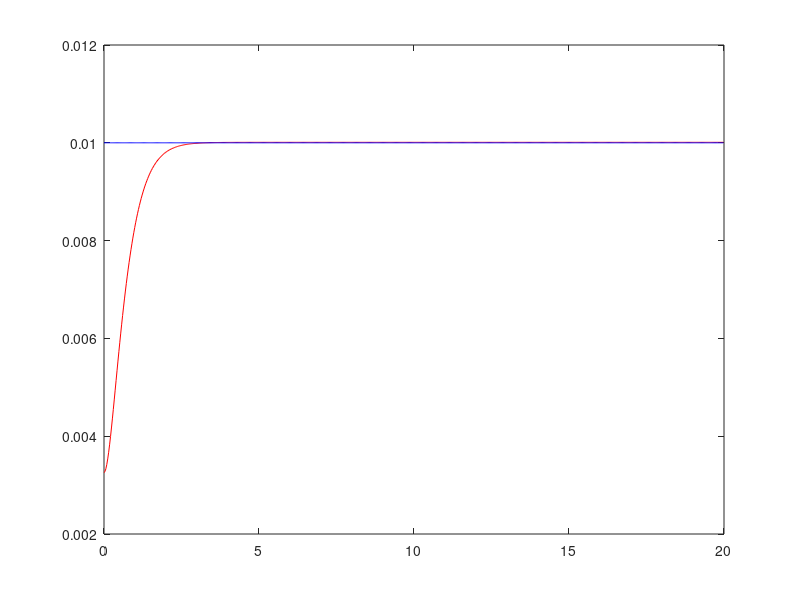

Write MATLAB code to recreate this figure.
m  = 62.589; %System mass
g = 9.81; %Gravity constant
%l = (92+330+299.897+123.005+191.7)/1000; %Pendulum longitude
l = 0.8927;
k = 200; %Stiffness
T = 0.03; %Sample Time

a = (k - m*g*l) / (m*l^2);
b = k / (m*l^2);

%% Space state matrices
A = [0 1; -a 0]; 
B = [0; 1];
C = [-(k/(m*g))*b 0];
D = k/(m*g);
sys = ss(A,B,C,D);
sys_d = c2d(sys,T,'zoh');

%polos
poles = eig(A);

% %controlabilidad
% co =ctrb(A,B);
% unco = length(A)-rank(co);
% 
% co_d = ctrb(sys_d);
% ob_d = obsv(sys_d);
% controllability_d = rank(co_d);
% observability_d = rank(ob_d);

% %% Transfer function
% [num,den] = ss2tf(A,B,C,D);
% G_s = tf(num,den);
% t = 0:0.001:10;
% u = 0.1*ones(size(t));
% lsim(G_s,u,t)
% 
% % Add a pole in s = 0
% den = [den 0];
% G2_s = tf(num,den);
% lsim(G_s,u,t)
% 
% % Closing the loop
% H_s = feedback(G2_s,-1);
% lsim(H_s,u,t);


%% DISCRETE LQR DESIGN
Q = C'*C;
%Q(1,1) = 1000;
R = 1;

[K] = dlqr(sys_d.a, sys_d.b, Q, R);

Ac = (sys_d.a-sys_d.b*K);
Bc = sys_d.b;
Cc = sys_d.c;
Dc = sys_d.d;

sys_cl = ss(Ac,Bc,Cc,Dc,T);

%t = 0:T:20;
%r =0.1*ones(size(t));
%[y,t,x]=lsim(sys_cl,r,t);
%plot(t,y,'r');

% Precompensator design

%N = -35000000;
N = -3.39;
%N=rscale(sys_cl,K)
%N=-1*N;
sys_cl = ss(Ac,Bc*N,Cc,Dc,T);
t = 0:T:20;
r =0.01*ones(size(t));
[y,t,x]=lsim(sys_cl,r,t);
plot(t,y,'r',t,r,'b');